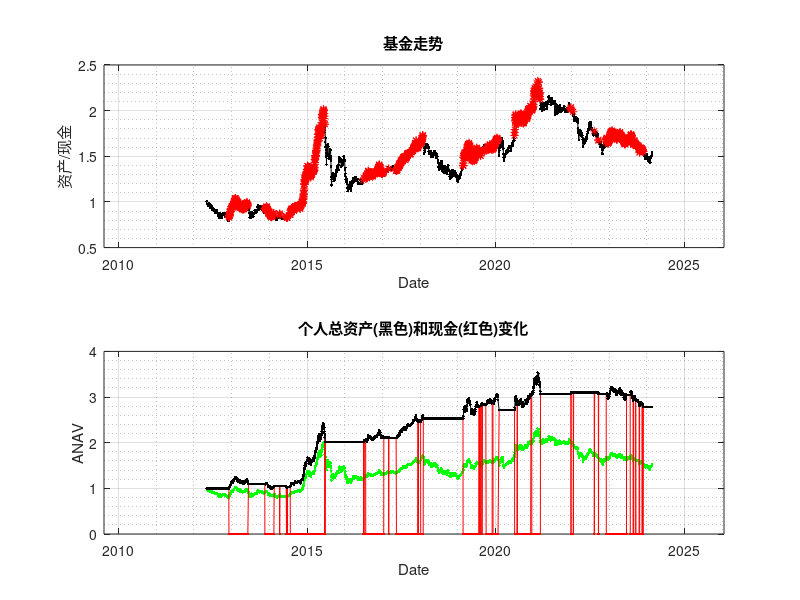

Source code (MATLAB):

%DataChinaFundCached('510300'  , '2000-01-01' , '2024-10-11');
%DataChinaFundCached('001588'  , '2000-01-01' , '2024-10-11');
load('dataCache.mat');





selData = data.F510300;




date = selData(:,1);

price = selData(:,2);


share = price*0;
invst = price*0;
money = price*0;

capital= money + share .*  price;
 

N=length(date);

% 做价格涨跌

dp    = price*0;
ddp  = price*0;
mdp   = price*0;

money(1)=1;

for i=2:N
	dp(i)=price(i)-price(i-1);
	in=i-100;
	if (in<1) in=1; end
	 
	
	mdp(i)= mean (dp(in:i).*abs(dp(in:i))     );
	%mdp(i)= mean (dp(in:i) );
	
	share(i)=share(i-1);
	money(i)=money(i-1);
	
	
	capital(i)= money (i)+ share(i)*  price(i);
	
	if (i>100)
		if (mdp(i-1)>0 )
			if (dp(i-1)>mdp(i-1))  
% 				t=abs(capital(i))/100;
% 				 
% 				share(i)=share(i-1) + t/price(i);
% 				money(i)=money(i-1)-t; 


				share(i)=share(i-1) + money(i-1)/price(i);
				money(i)=0; 

			end
		else
			 
			share(i)=0;
			money(i)=money(i)+share(i-1) *price(i); 
		end
			
	end

end

 


capital= money + share .*  price;




subplot(2,1,1);
plot(date, price, 'k.-'); hold on; 
plot(date(mdp>0), price(mdp>0), 'r*'); hold on; 
xlabel('Date');ylabel('资产/现金');
title('基金走势');
datetick('x', 'yyyy','keeplimits');
grid on;
grid minor;
hold off;



subplot(2,1,2);
% plot(date, price/mean(price), 'g.-'); hold on; 
% plot(date, money/mean(capital), 'r.-'); hold on; 
% plot(date, capital/mean(capital), 'k.-'); hold on;
plot(date, price/price(1), 'g.-'); hold on; 
plot(date, money/capital(1), 'r.-'); hold on; 
plot(date, capital/capital(1), 'k.-'); hold on;
xlabel('Date');
ylabel('ANAV');
title('个人总资产(黑色)和现金(红色)变化');
datetick('x', 'yyyy','keeplimits');
grid on;
grid minor;
hold off;
 
 %% 日平均资产增长率
 

daily=mean(capital(2:end)./ capital(1:end-1));

realdailyly = daily^( N / (date(end)-date(1)) ) ;

yearly1_capital = realdailyly^365




daily=mean(price(2:end)./ price(1:end-1));

realdailyly = daily^( N / (date(end)-date(1)) ) ;

yearly_price = realdailyly^365

